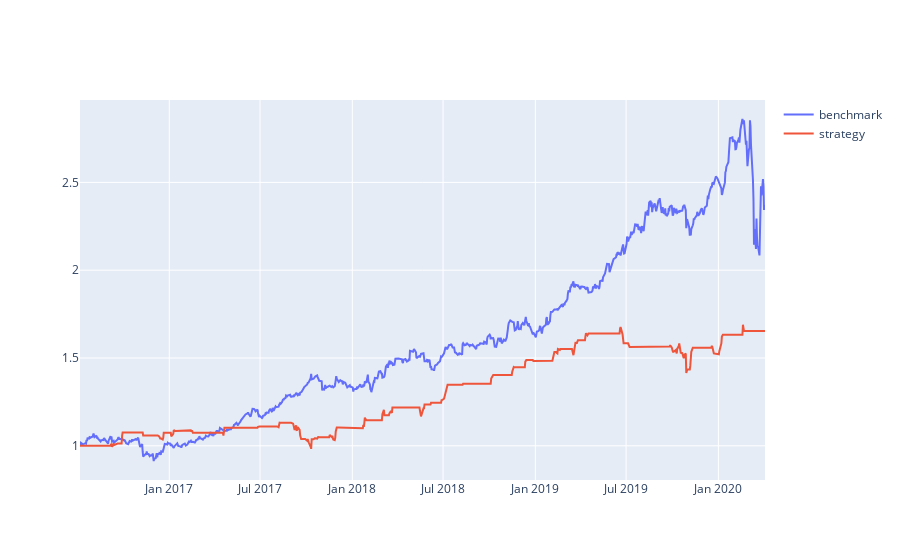

The notebook cell this image was saved under:
### Code cell
normalized_S1 = S1.apply(lambda x: x / S1[0])
normalized_S2 = S2.apply(lambda x: x / S2[0])
normalized_nav = pd.DataFrame(portfolio['nav'])
normalized_nav = normalized_nav.reset_index()
normalized_nav['nav'] = normalized_nav['nav'] / normalized_nav['nav'].iloc[0]
normalized_nav = normalized_nav.set_index('date')


fig = go.Figure()
fig.add_trace(go.Scatter(x=normalized_S1.index, y=normalized_S1,
                    mode='lines',
                    name=chosen[0]))

fig.add_trace(go.Scatter(x=normalized_S2.index, y=normalized_S2,
                    mode='lines',
                    name=chosen[1]))
fig.add_trace(go.Scatter(x=normalized_nav.index, y=normalized_nav['nav'],
                    mode='lines',
                    name='strategy'))

fig.show()



print('Return: ')
print(str((normalized_nav.iloc[-1]['nav'] - 1) * 100) + '%')

print('Vol:')
print(vol.iloc[0])

### Figure 1 — Plotly figure (JSON) as saved in the notebook; plotly's stock layout.template omitted (floating-point values rounded to 4 significant figures; data arrays with more than 128 entries replaced by an {"elided": "..."} marker saying what was removed)
{"data": [{"mode": "lines", "name": "benchmark", "type": "scatter", "x": {"elided": "859 str values"}, "y": {"elided": "859 float values"}}, {"mode": "lines", "name": "strategy", "type": "scatter", "x": {"elided": "895 str values"}, "y": {"elided": "895 float values"}}], "layout": {}}
